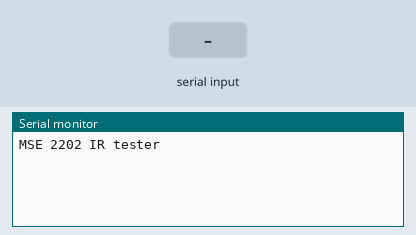
A sketch run on a simulated Arduino Mega 2560, built with avr-gcc and run on an emulated ATmega2560. On the bench: the last lines printed to the serial monitor. Inputs (shaded band) come from the test bench.

Above: at 1.2 s.
1.3 s: "1" received over the second serial link
At 2.2 s:
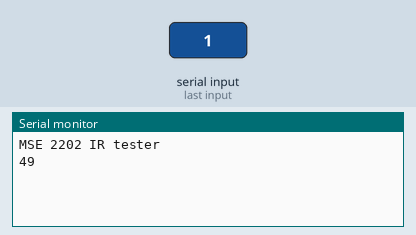
2.8 s: "0" received over the second serial link
At 3.3 s:
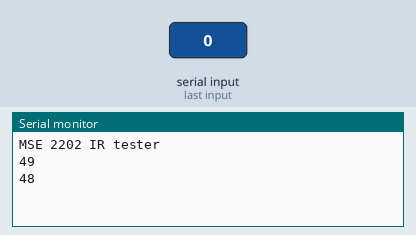
4.3 s: "2" received over the second serial link
At 5.7 s:
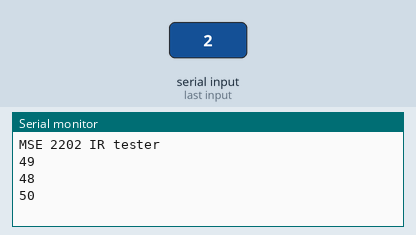

The sketch:

IRtest.ino
```cpp
/*
  Software serial MSE 2202 IR tester

 The circuit:

* RX is digital pin 7 (connect to TX of other device)
* TX is digital pin 11 (connect to RX of other device)

*/

#include <SoftwareSerial.h>

SoftwareSerial mySerial(A13, A13); // RX, TX
unsigned long J = 0;

void setup() {

  // Open serial communications and wait for port to open:
  Serial.begin(9600);

  while (!Serial) {
    ; // wait for serial port to connect. Needed for native USB port only
  }
  Serial.println("MSE 2202 IR tester");

  // set the data rate for the SoftwareSerial port
  mySerial.begin(2400);
}


void loop()
{ // run over and over
  if(mySerial.available())
  {
   Serial.println(mySerial.read());
    /*
    if(mySerial.read() == 66 || mySerial.read() == 57)
    {
      Serial.println ("Good");
    }
    else
    {
      Serial.println ("Bad");
    }
    */
  }
}
```

Measured:
- after the input at 1.3 s, the serial monitor: prints a new line at once (image 1)
- after the input at 2.8 s, the serial monitor: prints a new line at once (image 2)
- after the input at 4.3 s, the serial monitor: prints a new line at once (image 3)
